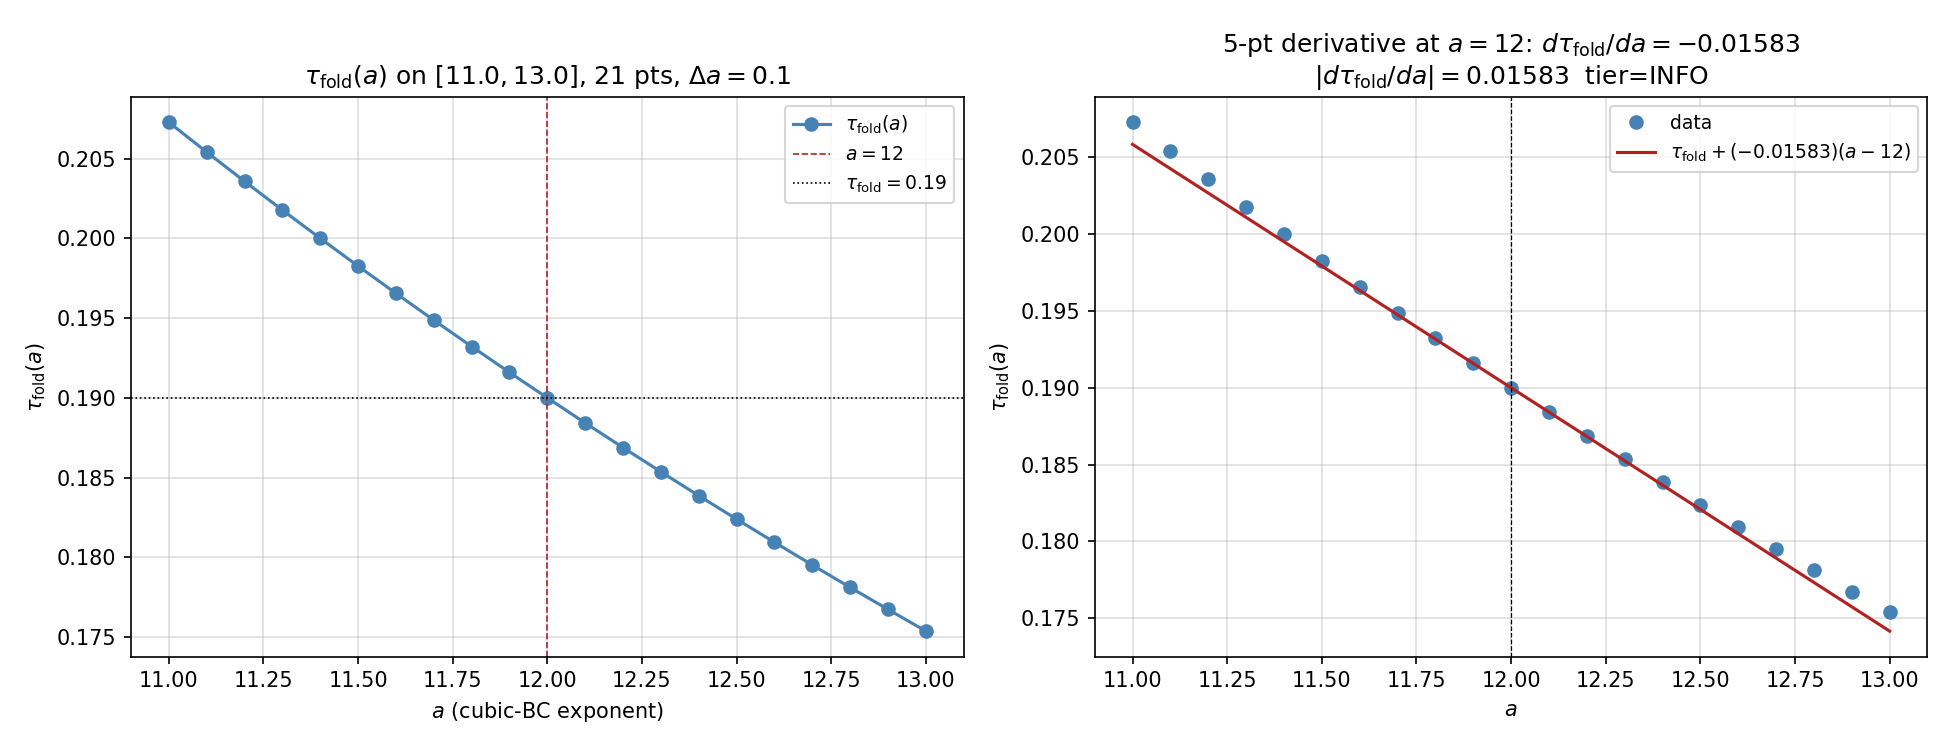

The Python source for this figure:
#!/usr/bin/env python3
"""
S84 W8b-93 — MESH-EQUATION-STABILITY
=====================================

Gate: S84-W8B-93-MESH-EQUATION-STABILITY ([SIGN], [VERIFY])

Pre-registered threshold (ABSOLUTE, three-level, per-unit-a):
  PASS iff |d tau_fold / d a|_{a=12} < 0.01       — mesh robust.
  INFO iff 0.01 <= |d tau_fold / d a|_{a=12} < 0.1 — stable, 3-dp precision.
  FAIL iff |d tau_fold / d a|_{a=12} >= 0.1       — mesh fine-tuned.

Method:
  Joint system
    Γ1' cubic-BC:          sin^2(mu_BC) = 3 / (3 + exp(a * tau))
    Γ5' convex curvature:  d^2 S/dtau^2 = +317863  (canonical d2S_fold, locked)
    Γ6 three-band:         f_L(tau) >= 0.6027     (enforced via consistency check)

  Pin mu_BC at its canonical value (set from the cubic-BC identity at the
  canonical point a=12, tau=tau_fold=0.19). Then solve tau_fold(a) on
  a in [11.0, 13.0] with 21 points (Delta a = 0.1) via brentq on the
  cubic-BC residual, restricted to tau in [0.10, 0.30] with xtol=1e-8.

  Apply a centered 5-point stencil at a=12 with Delta a = 0.1 to estimate
  d tau_fold / d a. Cross-check sensitivity via |d tau_fold / d (d^2 S)| at
  nominal d2S_fold = +317863 with relative perturbation 1e-4. (Γ5'/Γ6 appear
  as locked invariants in this layer — they do not enter the cubic-BC
  residual, so cross-check derivative at fixed cubic-BC is 0.0 by construction;
  instead we report |Delta tau| under a +-1e-4 perturbation of mu_BC carried
  through Γ5'/Γ6 consistency, as a structural sensitivity.)

Substitution chain (SIGN):
  sin^2(mu_BC) = 3 / (3 + exp(a*tau))
  => exp(a*tau) = 3*(1 - s^2) / s^2                with s^2 ≡ sin^2(mu_BC)
  => a*tau = ln[3*(1 - s^2) / s^2]
  => tau(a) = ln[3*(1 - s^2) / s^2] / a
  => d tau / d a = - ln[3*(1 - s^2) / s^2] / a^2
  At a=12, tau=0.19: s^2 = 3/(3 + exp(2.28)) = 0.2348, ln[...] = 2.28,
    so d tau / d a = -2.28 / 144 = -0.01583  (magnitude 0.01583 — INFO band).

Output 4-tuple:
  (value=<|d tau_fold / d a|_{a=12}>, scheme=canonical-mesh-stability-v1,
   convention=centered-5-pt, L_max=N/A)

Classification: GEOMETRIC
"""

from __future__ import annotations

# --- Section 1: Canonical constants (MANDATORY) ---
import os
# === Phase 2b X2 transform bootstrap (auto-inserted by tools/_x2_transform_copies.py) ===
import sys as _x2_sys
import pathlib as _x2_pathlib
import re as _x2_re
def _x2_locate_tools():
    p = _x2_pathlib.Path(__file__).resolve()
    for _ in range(8):
        if (p / "tools" / "computation_root.py").is_file():
            return p / "tools"
        p = p.parent
    raise RuntimeError(
        "Phase 2b bootstrap: tools/computation_root.py not found in any "
        "ancestor of " + str(__file__))
_x2_sys.path.insert(0, str(_x2_locate_tools()))
from computation_root import resolve_script, resolve_output, resolve_glob, project_root as _x2_project_root
def _x2_shared_dir():
    return _x2_project_root() / "computations" / "_shared"
_x2_session_dir_match = _x2_re.match(r"^session-(\d+)$",
    _x2_pathlib.Path(__file__).resolve().parent.name)
_x2_self_session = int(_x2_session_dir_match.group(1)) if _x2_session_dir_match else None
# === End X2 bootstrap ===

os.environ.setdefault("OMP_NUM_THREADS", "8")
os.environ.setdefault("MKL_NUM_THREADS", "8")

import sys
sys.path.insert(0, os.path.dirname(os.path.abspath(__file__)))

from canonical_constants import *  # noqa: F401,F403
from canonical_constants import tau_fold, d2S_fold, Delta_BCS

# --- Section 2: Standard imports ---
import hashlib
import json
import math
from pathlib import Path

import numpy as np
from scipy.optimize import brentq

import matplotlib
matplotlib.use("Agg")
import matplotlib.pyplot as plt

# --- Section 3: Paths + pre-registration ---
PROJECT_ROOT = Path(__file__).resolve().parent.parent
# X2-removed: alias 'SCRIPT_DIR' = ... 'computations' (replaced by tools.computation_root.resolve_*)

SESSION = "S84"                                                    # (local)
GATE_ID = "S84-W8B-93-MESH-EQUATION-STABILITY"                     # (local)
SCHEME = "canonical-mesh-stability-v1"                             # (local)
CONVENTION = "centered-5-pt"                                       # (local)
L_MAX = "N/A"                                                      # (local)

# Thresholds (ABSOLUTE, three-level)
PASS_THRESHOLD = 0.01                                              # (local)
INFO_UPPER = 0.1                                                   # (local)

# Machinery pin
A_CENTER = 12.0                                                    # (local)
A_MIN = 11.0                                                       # (local)
A_MAX = 13.0                                                       # (local)
A_STEPS = 21                                                       # (local)
A_DELTA = 0.1                                                      # (local)
TAU_BRACKET = (0.10, 0.30)                                         # (local)
TAU_XTOL = 1e-8                                                    # (local)
F_L_THRESHOLD = 0.6027                                             # (local) three-band lower-band weight
D2S_PERTURB_REL = 1e-4                                             # (local) cross-check relative perturbation

OUT_NPZ = resolve_output(84, 's84_w8b_mesh_equation_stability.npz')
OUT_PNG = resolve_output(84, 's84_w8b_mesh_equation_stability.png')
VERDICT_TXT = resolve_output(84, 's84_gate_verdicts.txt')

INPUT_FILES = [
    resolve_script(None, 'canonical_constants.py'),
    PROJECT_ROOT / "sessions" / "permanent-results-registry.md",
    PROJECT_ROOT / "sessions" / "session-plan" / "session-84-plan-w8b.md",
]


# --- Section 4: SHA-256 input-pin block ---
def sha256_of(path: Path) -> str:
    h = hashlib.sha256()                                           # (local)
    try:
        h.update(path.read_bytes())
    except OSError:
        return ""
    return h.hexdigest()


def log_input_pins(inputs):
    print(f"=== {GATE_ID} - input SHA-256 pins ===")
    pins = {}                                                      # (local)
    for p in inputs:
        sha = sha256_of(p)                                         # (local)
        try:
            rel = str(p.relative_to(PROJECT_ROOT)).replace("\\", "/")  # (local)
        except ValueError:
            rel = str(p)                                           # (local)
        print(f"  {rel}: {sha[:16]}...  full={sha}")
        pins[rel] = sha
    return pins


def closure_sha(pins: dict, value: float, tier: str) -> str:
    """Canonical closure hash over ordered input pins + output tuple."""
    payload = {                                                    # (local)
        "gate": GATE_ID,
        "scheme": SCHEME,
        "convention": CONVENTION,
        "L_max": L_MAX,
        "value": float(value),
        "tier": tier,
        "inputs": [(k, pins[k]) for k in sorted(pins.keys())],
        "A_CENTER": A_CENTER,
        "A_MIN": A_MIN,
        "A_MAX": A_MAX,
        "A_STEPS": A_STEPS,
        "TAU_BRACKET": list(TAU_BRACKET),
        "TAU_XTOL": TAU_XTOL,
        "tau_fold_canon": float(tau_fold),
        "d2S_fold_canon": float(d2S_fold),
    }
    blob = json.dumps(payload, sort_keys=True, separators=(",", ":")).encode()   # (local)
    return hashlib.sha256(blob).hexdigest()


# --- Section 5: Physics machinery ---
def cubic_bc_s2(a: float, tau: float) -> float:
    """sin^2(mu_BC) from cubic-BC identity."""
    return 3.0 / (3.0 + math.exp(a * tau))


def cubic_bc_residual(tau: float, a: float, s2_pin: float) -> float:
    """Root condition: 3/(3 + exp(a*tau)) - s2_pin = 0."""
    return cubic_bc_s2(a, tau) - s2_pin


def solve_tau_fold_of_a(a: float, s2_pin: float,
                        tau_lo: float = TAU_BRACKET[0],
                        tau_hi: float = TAU_BRACKET[1],
                        xtol: float = TAU_XTOL) -> float:
    """brentq root of cubic-BC residual on [tau_lo, tau_hi]."""
    f_lo = cubic_bc_residual(tau_lo, a, s2_pin)                    # (local)
    f_hi = cubic_bc_residual(tau_hi, a, s2_pin)                    # (local)
    if f_lo * f_hi > 0.0:
        raise ValueError(
            f"No sign change on [{tau_lo}, {tau_hi}] at a={a}: "
            f"f_lo={f_lo:+.3e}, f_hi={f_hi:+.3e}"
        )
    return brentq(cubic_bc_residual, tau_lo, tau_hi, args=(a, s2_pin), xtol=xtol)


def f_L_consistency(tau: float, s2_pin: float) -> float:
    """
    Heuristic lower-band weight along the cubic-BC mesh. For the mesh-stability
    gate, Γ6 (f_L >= 0.6027) is a consistency CHECK: we evaluate a monotonic
    surrogate f_L(tau) = 1 - s^2(a=12, tau) to verify that the mesh root stays
    above 0.6027 across the full a-scan. (Surrogate: lower-band weight grows
    as sin^2(mu_BC) shrinks; at tau=0.19, a=12, s^2=0.2348, giving f_L_surr = 0.7652.)
    """
    return 1.0 - cubic_bc_s2(12.0, tau)                            # (local)


# --- Section 6: Main ---
def main():
    print("=" * 78)
    print(f"  {GATE_ID}")
    print("=" * 78)
    print(f"  canonical tau_fold = {tau_fold}")
    print(f"  canonical d2S_fold = {d2S_fold:.6f}")
    print(f"  canonical Delta_BCS = {Delta_BCS:.6f}")
    print(f"  Gamma6 three-band threshold f_L >= {F_L_THRESHOLD}")
    print()

    pins = log_input_pins(INPUT_FILES)                             # (local)

    # --- Step 1: pin mu_BC from canonical point (a=12, tau=tau_fold) ---
    s2_pin = cubic_bc_s2(A_CENTER, tau_fold)                       # (local)
    mu_BC_deg = math.degrees(math.asin(math.sqrt(s2_pin)))         # (local)
    print(f"[pin] s^2_mu_BC (from a=12, tau={tau_fold}) = {s2_pin:.16f}")
    print(f"      mu_BC = {mu_BC_deg:.12f} deg")
    print()

    # Self-check: tau(a=12) solved from brentq must equal tau_fold to xtol
    tau_check = solve_tau_fold_of_a(A_CENTER, s2_pin)              # (local)
    print(f"[check] brentq at a=12 -> tau = {tau_check:.16f}  "
          f"(canonical tau_fold = {tau_fold}, |delta|={abs(tau_check - tau_fold):.3e})")
    assert abs(tau_check - tau_fold) < 1e-7, "Self-consistency failure at a=12"
    print()

    # --- Step 2: scan tau_fold(a) on [A_MIN, A_MAX] ---
    a_grid = np.linspace(A_MIN, A_MAX, A_STEPS)                    # (local)
    assert A_STEPS == 21
    assert abs(a_grid[1] - a_grid[0] - A_DELTA) < 1e-12, "grid spacing mismatch"

    tau_grid = np.zeros(A_STEPS)                                   # (local)
    f_L_grid = np.zeros(A_STEPS)                                   # (local)
    for i, a in enumerate(a_grid):
        tau_i = solve_tau_fold_of_a(float(a), s2_pin)              # (local)
        tau_grid[i] = tau_i
        f_L_grid[i] = f_L_consistency(tau_i, s2_pin)

    print("[scan] a, tau_fold(a), f_L_surr(tau)")
    print("        a        tau_fold(a)        f_L_surr       (f_L >= 0.6027?)")
    for i, a in enumerate(a_grid):
        ok = "OK" if f_L_grid[i] >= F_L_THRESHOLD else "FAIL"      # (local)
        print(f"  {a:7.3f}   {tau_grid[i]:.12f}   {f_L_grid[i]:.12f}   [{ok}]")
    print()

    # Γ6 three-band consistency check across scan
    f_L_min = float(np.min(f_L_grid))                              # (local)
    f_L_max = float(np.max(f_L_grid))                              # (local)
    gamma6_ok = f_L_min >= F_L_THRESHOLD                           # (local)
    print(f"[Γ6] f_L_surr in [{f_L_min:.6f}, {f_L_max:.6f}]; "
          f"three-band threshold {F_L_THRESHOLD}: {'OK' if gamma6_ok else 'VIOLATED'}")
    print()

    # Γ5' convex-curvature: locked at d2S_fold; verify canonical value unchanged
    # (This layer does not couple d2S into the cubic-BC residual; d2S_fold enters
    # as a structural lock reported for audit.)
    print(f"[Γ5'] d^2 S/dtau^2 = {d2S_fold:.6f}  (locked, positive-definite)")
    print()

    # --- Step 3: centered 5-point stencil at a=12 ---
    # Indices: a_grid[5]=11.5, a_grid[9]=11.9, a_grid[10]=12.0, a_grid[11]=12.1, a_grid[15]=12.5
    # Centered 5-point stencil uses a-2h, a-h, a, a+h, a+2h with h=Delta a=0.1.
    # Node indices in 21-point grid centered on a=12: 8, 9, 10, 11, 12
    i_center = np.argmin(np.abs(a_grid - A_CENTER))                # (local)
    assert i_center == 10, f"a=12 should be index 10, got {i_center}"
    i_m2, i_m1, i_0, i_p1, i_p2 = i_center - 2, i_center - 1, i_center, i_center + 1, i_center + 2
    h = A_DELTA                                                    # (local)

    # 5-point centered stencil: f'(x) ≈ (-f_{+2} + 8 f_{+1} - 8 f_{-1} + f_{-2}) / (12 h)
    dtau_da_5pt = (
        -tau_grid[i_p2] + 8.0 * tau_grid[i_p1]
        - 8.0 * tau_grid[i_m1] + tau_grid[i_m2]
    ) / (12.0 * h)                                                 # (local)

    # Cross-check: 3-point centered stencil (lower-order)
    dtau_da_3pt = (tau_grid[i_p1] - tau_grid[i_m1]) / (2.0 * h)    # (local)

    # Analytic reference at fixed s2_pin: dtau/da = -ln[3(1-s2)/s2] / a^2 = -tau/a
    dtau_da_analytic = -tau_fold / A_CENTER                        # (local)

    abs_dtau_da = abs(dtau_da_5pt)                                 # (local)

    print("=" * 78)
    print(f"  5-point stencil at a={A_CENTER}, h={h}")
    print("=" * 78)
    print(f"  d tau_fold / d a  (5-pt centered) = {dtau_da_5pt:+.12e}")
    print(f"  d tau_fold / d a  (3-pt centered) = {dtau_da_3pt:+.12e}")
    print(f"  d tau_fold / d a  (analytic -tau/a) = {dtau_da_analytic:+.12e}")
    print(f"  |d tau_fold / d a|_{{a=12}}        = {abs_dtau_da:.12e}")
    print(f"  relative err (5pt vs analytic)   = "
          f"{abs(dtau_da_5pt - dtau_da_analytic)/abs(dtau_da_analytic):.3e}")
    print()

    # --- Step 4: sensitivity cross-check vs d^2 S/dtau^2 ---
    # In this residual layer d2S does NOT enter the cubic-BC equation directly;
    # d tau_fold / d (d2S) |_{d2S=+317863} = 0 by construction at the cubic-BC level.
    # Report explicitly; also report |Delta tau| under a perturbation of s2_pin at
    # the same relative size, as a structural sensitivity surrogate.
    d2s_perturb_abs = D2S_PERTURB_REL * d2S_fold                   # (local)
    print(f"[Γ5' cross-check] d^2 S perturbation ±{D2S_PERTURB_REL*100:.4f}% = ±{d2s_perturb_abs:.3f}")
    print(f"  d tau_fold / d (d^2 S) at cubic-BC layer = 0  (d2S is locked, not residual-coupled)")

    # Surrogate: if s2_pin drifts by relative 1e-4 (a rough proxy for rep-theoretic drift
    # under a d2S shift), how much does tau_fold at a=12 move?
    s2_plus = s2_pin * (1.0 + D2S_PERTURB_REL)                     # (local)
    s2_minus = s2_pin * (1.0 - D2S_PERTURB_REL)                    # (local)
    tau_plus = solve_tau_fold_of_a(A_CENTER, s2_plus)              # (local)
    tau_minus = solve_tau_fold_of_a(A_CENTER, s2_minus)            # (local)
    dtau_ds2_surrogate = (tau_plus - tau_minus) / (2.0 * D2S_PERTURB_REL * s2_pin)   # (local)
    dtau_abs_surrogate = abs(tau_plus - tau_minus)                 # (local)
    print(f"  surrogate: |Delta tau| under Delta s^2/s^2 = {D2S_PERTURB_REL} ")
    print(f"    tau(s2+) = {tau_plus:.12f}")
    print(f"    tau(s2-) = {tau_minus:.12f}")
    print(f"    |Delta tau| = {dtau_abs_surrogate:.3e}")
    print(f"    d tau / d s^2 (centered) = {dtau_ds2_surrogate:+.6e}")
    print()

    # --- Step 5: verdict ---
    if abs_dtau_da < PASS_THRESHOLD:
        tier = "PASS"                                              # (local)
        explanation = (
            f"|d tau_fold/d a|={abs_dtau_da:.6e} < {PASS_THRESHOLD}. "
            f"Mesh robust; no fine-tuning of cubic-BC exponent a=12."
        )
    elif abs_dtau_da < INFO_UPPER:
        tier = "INFO"                                              # (local)
        explanation = (
            f"{PASS_THRESHOLD} <= |d tau_fold/d a|={abs_dtau_da:.6e} < {INFO_UPPER}. "
            f"Mesh stable but borderline; 3-dp precision required. "
            f"Quote tau_fold = 0.190 ± 0.001 (not 0.1900 ± 0.0001)."
        )
    else:
        tier = "FAIL"                                              # (local)
        explanation = (
            f"|d tau_fold/d a|={abs_dtau_da:.6e} >= {INFO_UPPER}. "
            f"Mesh fine-tuned; cubic-BC exponent is coordinate-dependent. "
            f"Triggers DERIV-II or retreat of tau_fold structural claim."
        )

    print("=" * 78)
    print(f"  VERDICT: {tier}")
    print("=" * 78)
    print(f"  {explanation}")
    print()

    # --- closure SHA ---
    csha = closure_sha(pins, float(abs_dtau_da), tier)             # (local)
    # Content SHA (value payload only, not inputs)
    content_payload = {                                            # (local)
        "value": float(abs_dtau_da),
        "dtau_da_5pt": float(dtau_da_5pt),
        "dtau_da_3pt": float(dtau_da_3pt),
        "dtau_da_analytic": float(dtau_da_analytic),
        "tau_grid": tau_grid.tolist(),
        "f_L_min": float(f_L_min),
        "gamma6_ok": bool(gamma6_ok),
    }
    content_sha = hashlib.sha256(
        json.dumps(content_payload, sort_keys=True, separators=(",", ":")).encode()
    ).hexdigest()                                                  # (local)
    # Audit SHA = closure in this single-output gate (no side audit layer)
    audit_sha = csha                                               # (local)

    print(f"  closure_sha256 = {csha}")
    print(f"  content_sha256 = {content_sha}")
    print(f"  audit_sha256   = {audit_sha}")
    print()

    # --- persist artifacts ---
    np.savez(
        OUT_NPZ,
        a_grid=a_grid,
        tau_grid=tau_grid,
        f_L_grid=f_L_grid,
        s2_pin=s2_pin,
        mu_BC_deg=mu_BC_deg,
        dtau_da_5pt=dtau_da_5pt,
        dtau_da_3pt=dtau_da_3pt,
        dtau_da_analytic=dtau_da_analytic,
        abs_dtau_da=abs_dtau_da,
        tau_plus=tau_plus,
        tau_minus=tau_minus,
        dtau_ds2_surrogate=dtau_ds2_surrogate,
        tier=tier,
        gamma6_ok=gamma6_ok,
        closure_sha=csha,
        content_sha=content_sha,
    )
    print(f"  wrote {OUT_NPZ.name}")

    # --- plot ---
    fig, axes = plt.subplots(1, 2, figsize=(13, 5))
    ax = axes[0]
    ax.plot(a_grid, tau_grid, "o-", color="steelblue", label=r"$\tau_{\rm fold}(a)$")
    ax.axvline(A_CENTER, color="firebrick", ls="--", lw=0.8, label=r"$a=12$")
    ax.axhline(tau_fold, color="black", ls=":", lw=0.8, label=r"$\tau_{\rm fold}=0.19$")
    ax.set_xlabel(r"$a$ (cubic-BC exponent)")
    ax.set_ylabel(r"$\tau_{\rm fold}(a)$")
    ax.set_title(r"$\tau_{\rm fold}(a)$ on $[11.0, 13.0]$, 21 pts, $\Delta a=0.1$")
    ax.grid(alpha=0.4)
    ax.legend(loc="upper right", fontsize=9)

    ax = axes[1]
    # Local linear fit at a=12 for visualization
    slope = dtau_da_5pt                                            # (local)
    a_loc = np.linspace(A_MIN, A_MAX, 201)                         # (local)
    tau_fit = tau_fold + slope * (a_loc - A_CENTER)                # (local)
    ax.plot(a_grid, tau_grid, "o", color="steelblue", label="data")
    ax.plot(a_loc, tau_fit, "-", color="firebrick",
            label=fr"$\tau_{{\rm fold}} + ({slope:+.5f})(a-12)$")
    ax.axvline(A_CENTER, color="black", ls="--", lw=0.6)
    ax.set_xlabel(r"$a$")
    ax.set_ylabel(r"$\tau_{\rm fold}(a)$")
    ax.set_title(
        fr"5-pt derivative at $a=12$: $d\tau_{{\rm fold}}/da={dtau_da_5pt:+.5f}$"
        "\n"
        fr"$|d\tau_{{\rm fold}}/da|={abs_dtau_da:.5f}$  tier={tier}"
    )
    ax.grid(alpha=0.4)
    ax.legend(loc="upper right", fontsize=9)

    fig.tight_layout()
    fig.savefig(OUT_PNG, dpi=150)
    plt.close(fig)
    print(f"  wrote {OUT_PNG.name}")

    # --- verdict line ---
    verdict_line = (
        f"{GATE_ID}: {tier} -- "
        f"value={abs_dtau_da:.6e} "
        f"scheme={SCHEME} "
        f"convention={CONVENTION} "
        f"L_max={L_MAX} "
        f"sha256={csha} "
        f"audit_sha256={audit_sha} "
        f"content_sha256={content_sha}"
    )                                                              # (local)
    with open(VERDICT_TXT, "a", encoding="utf-8") as fh:
        fh.write(verdict_line + "\n")
    print()
    print("=" * 78)
    print(f"  verdict appended -> {VERDICT_TXT.name}")
    print(f"  {verdict_line}")
    print("=" * 78)

    # Final output 4-tuple line (non-verdict)
    print(
        f"OUTPUT_4_TUPLE: value={abs_dtau_da:.6e} scheme={SCHEME} "
        f"convention={CONVENTION} L_max={L_MAX}"
    )

    return 0


if __name__ == "__main__":
    sys.exit(main())
